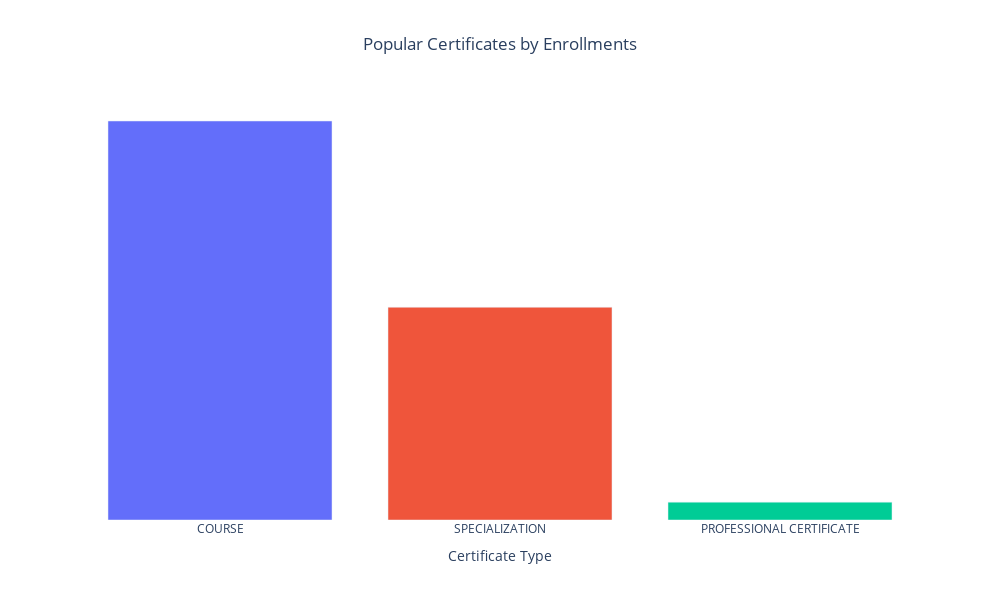

The cell this chart's notebook holds for it:
### Markdown cell above
#### Popularity of Course Certificates

### Code cell
popular_certificates = (
    df.groupby("course_Certificate_type")["course_students_enrolled"]
    .sum()
    .sort_values(ascending=False)
    .reset_index()
)
popular_certificates.columns = ["Certificate Type", "Total Enrollments"]
popular_certificates["Total Enrollments"] = (
    popular_certificates["Total Enrollments"] / 1e6
).round(2)

fig = px.bar(
    popular_certificates,
    x="Certificate Type",
    y="Total Enrollments",
    color="Certificate Type",
    title="Popular Certificates by Enrollments",
    labels={"Total Enrollments": "Total Enrollments"},
    height=600,
    width=1000,
)
fig.update_layout(
    title_x=0.5,
    plot_bgcolor="white",
    xaxis=dict(showline=False, showgrid=False, zeroline=False),
    yaxis=dict(showline=False, showgrid=False, zeroline=False, visible=False),
    showlegend=False,
)
fig.update_traces(hovertemplate="Total Enrollments: %{y}M<extra></extra>")
fig.show()

### Figure 1 — Plotly figure (JSON) as saved in the notebook; plotly's stock layout.template omitted (floating-point values rounded to 4 significant figures)
{"data": [{"alignmentgroup": "True", "hovertemplate": "Total Enrollments: %{y}M<extra></extra>", "legendgroup": "COURSE", "marker": {"color": "#636efa", "pattern": {"shape": ""}}, "name": "COURSE", "offsetgroup": "COURSE", "orientation": "v", "showlegend": true, "textposition": "auto", "type": "bar", "x": ["COURSE"], "xaxis": "x", "y": [51.13], "yaxis": "y"}, {"alignmentgroup": "True", "hovertemplate": "Total Enrollments: %{y}M<extra></extra>", "legendgroup": "SPECIALIZATION", "marker": {"color": "#EF553B", "pattern": {"shape": ""}}, "name": "SPECIALIZATION", "offsetgroup": "SPECIALIZATION", "orientation": "v", "showlegend": true, "textposition": "auto", "type": "bar", "x": ["SPECIALIZATION"], "xaxis": "x", "y": [27.26], "yaxis": "y"}, {"alignmentgroup": "True", "hovertemplate": "Total Enrollments: %{y}M<extra></extra>", "legendgroup": "PROFESSIONAL CERTIFICATE", "marker": {"color": "#00cc96", "pattern": {"shape": ""}}, "name": "PROFESSIONAL CERTIFICATE", "offsetgroup": "PROFESSIONAL CERTIFICATE", "orientation": "v", "showlegend": true, "textposition": "auto", "type": "bar", "x": ["PROFESSIONAL CERTIFICATE"], "xaxis": "x", "y": [2.29], "yaxis": "y"}], "layout": {"barmode": "relative", "height": 600, "legend": {"title": {"text": "Certificate Type"}, "tracegroupgap": 0}, "plot_bgcolor": "white", "showlegend": false, "title": {"text": "Popular Certificates by Enrollments", "x": 0.5}, "width": 1000, "xaxis": {"anchor": "y", "categoryarray": ["COURSE", "SPECIALIZATION", "PROFESSIONAL CERTIFICATE"], "categoryorder": "array", "domain": [0, 1], "showgrid": false, "showline": false, "title": {"text": "Certificate Type"}, "zeroline": false}, "yaxis": {"anchor": "x", "domain": [0, 1], "showgrid": false, "showline": false, "title": {"text": "Total Enrollments"}, "visible": false, "zeroline": false}}}
